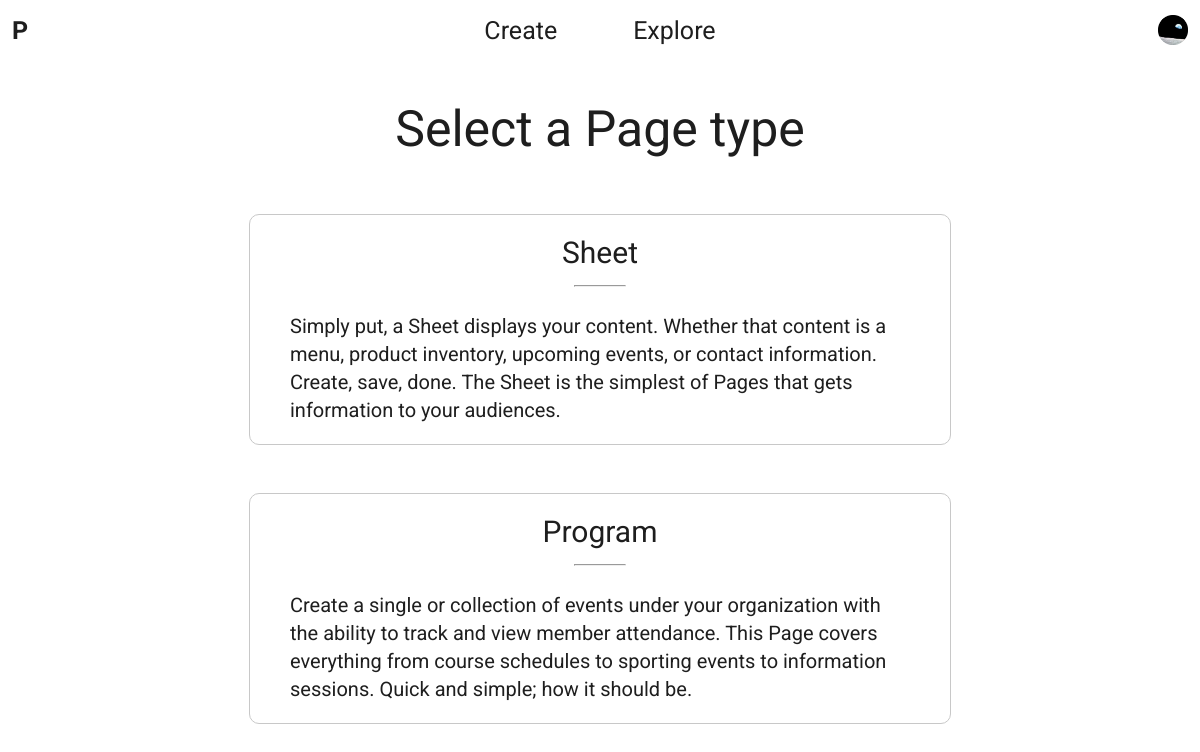
The app's page /create/build/ (signed in), older data.
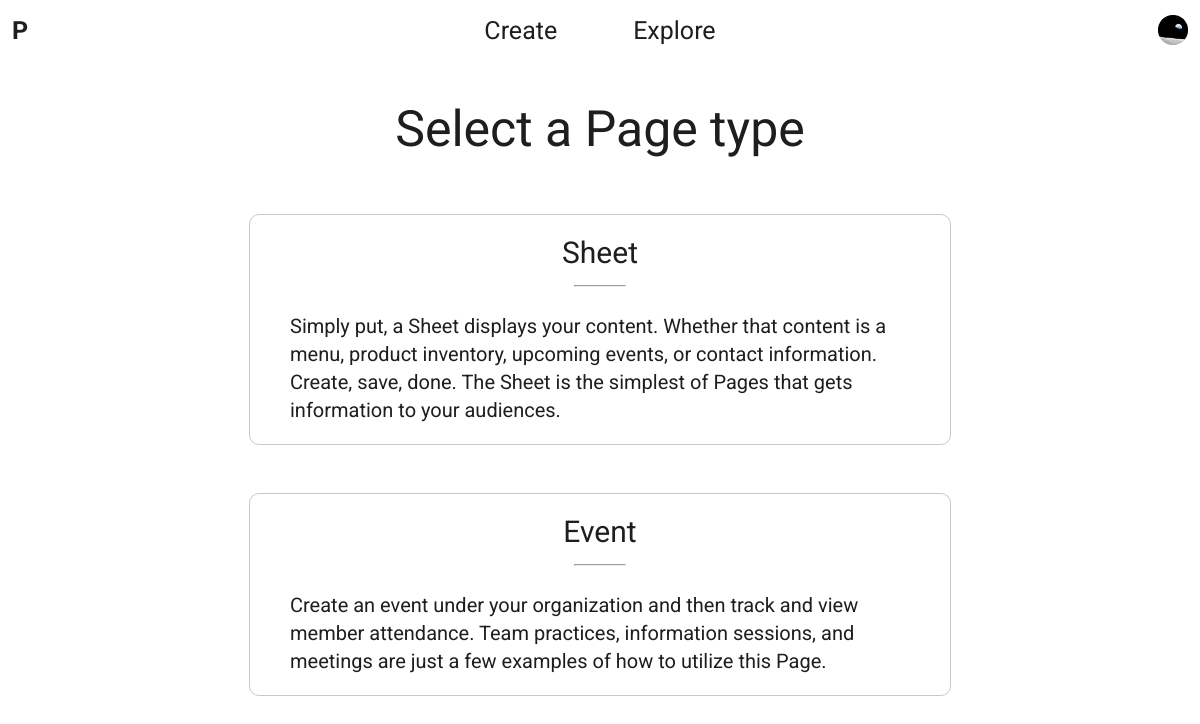
The same page, newer data.
### builder/models.py (models this page shows)
class PageListing(models.Model):
    name = models.CharField(max_length=LENGTH_SHORT)
    description = models.CharField(max_length=LENGTH_MEDIUM)

### builder/views.py (the view, shortened to what this page needs)
# urls.py: path('create/build/', views.build, name='build'),
@login_required
def build(request):
    if request.method == 'GET':
        pageListings = PageListing.objects
        builderForm = BuilderForm(request.GET)
        if not builderForm.is_valid():
            return render(request, 'select_page_type.html', {'pageListings': pageListings.all()})

### builder/templates/select_page_type.html (shortened to what this page needs)
<html>
    {% load static %}
    <head>
        <link rel="stylesheet" type="text/css" href="{% static 'styles/select_page_type.css' %}">
    </head>
    <body>
        {% include 'core.html' %}
        <div class="content">
            <h1>Select a Page type</h1>
            <div class="pages">
                {% for pageListing in pageListings %}
                    <a class="page" href="{% url 'build' %}?typee={{ pageListing.name }}">
                        <h1>{{ pageListing.name }}</h1>
                        <hr>
                        <p>{{ pageListing.description }}</p>
                    </a>
                {% endfor %}
            </div>
        </div>
    </body>
</html>

Row changes from the older to the newer data that the page shows:
changed PageListing: name "Program" → "Event"; description "Create a single or collection of events under your organization with the ability to track and view member attendance. This Page covers everything from course schedules to sporting events to information sessions. Quick and simple; how it should be." → "Create an event under your organization and then track and view member attendance. Team practices, information sessions, and meetings are just a few examples of how to utilize this Page."
